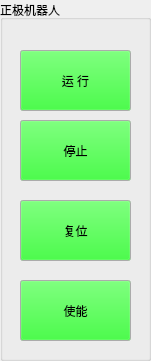
     <widget class="QGroupBox" name="gControl_2">
      <property name="geometry">
       <rect>
        <x>440</x>
        <y>410</y>
        <width>151</width>
        <height>361</height>
       </rect>
      </property>
      <property name="sizePolicy">
       <sizepolicy hsizetype="Preferred" vsizetype="Preferred">
        <horstretch>0</horstretch>
        <verstretch>0</verstretch>
       </sizepolicy>
      </property>
      <property name="title">
       <string>正极机器人</string>
      </property>
      <widget class="QPushButton" name="bR1run">
       <property name="geometry">
        <rect>
         <x>20</x>
         <y>50</y>
         <width>111</width>
         <height>61</height>
        </rect>
       </property>
       <property name="palette">
        <palette>
         <active>
          <colorrole role="Button">
           <brush brushstyle="SolidPattern">
            <color alpha="255">
             <red>0</red>
             <green>255</green>
             <blue>0</blue>
            </color>
           </brush>
          </colorrole>
         </active>
         <inactive>
          <colorrole role="Button">
           <brush brushstyle="SolidPattern">
            <color alpha="255">
             <red>0</red>
             <green>255</green>
             <blue>0</blue>
            </color>
           </brush>
          </colorrole>
         </inactive>
         <disabled>
          <colorrole role="Button">
           <brush brushstyle="SolidPattern">
            <color alpha="255">
             <red>0</red>
             <green>255</green>
             <blue>0</blue>
            </color>
           </brush>
          </colorrole>
         </disabled>
        </palette>
       </property>
       <property name="text">
        <string>运 行</string>
       </property>
       <property name="checkable">
        <bool>false</bool>
       </property>
      </widget>
      <widget class="QPushButton" name="bR1reset">
       <property name="geometry">
        <rect>
         <x>20</x>
         <y>200</y>
         <width>111</width>
         <height>61</height>
        </rect>
       </property>
       <property name="palette">
        <palette>
         <active>
          <colorrole role="Button">
           <brush brushstyle="SolidPattern">
            <color alpha="255">
             <red>0</red>
             <green>255</green>
             <blue>0</blue>
            </color>
           </brush>
          </colorrole>
         </active>
         <inactive>
          <colorrole role="Button">
           <brush brushstyle="SolidPattern">
            <color alpha="255">
             <red>0</red>
             <green>255</green>
             <blue>0</blue>
            </color>
           </brush>
          </colorrole>
         </inactive>
         <disabled>
          <colorrole role="Button">
           <brush brushstyle="SolidPattern">
            <color alpha="255">
             <red>0</red>
             <green>255</green>
             <blue>0</blue>
            </color>
           </brush>
          </colorrole>
         </disabled>
        </palette>
       </property>
       <property name="text">
        <string>复位</string>
       </property>
       <property name="checkable">
        <bool>false</bool>
       </property>
      </widget>
      <widget class="QPushButton" name="bR1stop">
       <property name="geometry">
        <rect>
         <x>20</x>
         <y>120</y>
         <width>111</width>
         <height>61</height>
        </rect>
       </property>
       <property name="palette">
        <palette>
         <active>
          <colorrole role="Button">
           <brush brushstyle="SolidPattern">
            <color alpha="255">
             <red>0</red>
             <green>255</green>
             <blue>0</blue>
            </color>
           </brush>
          </colorrole>
         </active>
         <inactive>
          <colorrole role="Button">
           <brush brushstyle="SolidPattern">
            <color alpha="255">
             <red>0</red>
             <green>255</green>
             <blue>0</blue>
            </color>
           </brush>
          </colorrole>
         </inactive>
         <disabled>
          <colorrole role="Button">
           <brush brushstyle="SolidPattern">
            <color alpha="255">
             <red>0</red>
             <green>255</green>
             <blue>0</blue>
            </color>
           </brush>
          </colorrole>
         </disabled>
        </palette>
       </property>
       <property name="text">
        <string>停止</string>
       </property>
       <property name="checkable">
        <bool>false</bool>
       </property>
      </widget>
      <widget class="QPushButton" name="bR1server">
       <property name="geometry">
        <rect>
         <x>20</x>
         <y>280</y>
         <width>111</width>
         <height>61</height>
        </rect>
       </property>
       <property name="palette">
        <palette>
         <active>
          <colorrole role="Button">
           <brush brushstyle="SolidPattern">
            <color alpha="255">
             <red>0</red>
             <green>255</green>
             <blue>0</blue>
            </color>
           </brush>
          </colorrole>
         </active>
         <inactive>
          <colorrole role="Button">
           <brush brushstyle="SolidPattern">
            <color alpha="255">
             <red>0</red>
             <green>255</green>
             <blue>0</blue>
            </color>
           </brush>
          </colorrole>
         </inactive>
         <disabled>
          <colorrole role="Button">
           <brush brushstyle="SolidPattern">
            <color alpha="255">
             <red>0</red>
             <green>255</green>
             <blue>0</blue>
            </color>
           </brush>
          </colorrole>
         </disabled>
        </palette>
       </property>
       <property name="text">
        <string>使能</string>
       </property>
       <property name="checkable">
        <bool>false</bool>
       </property>
      </widget>
     </widget>
